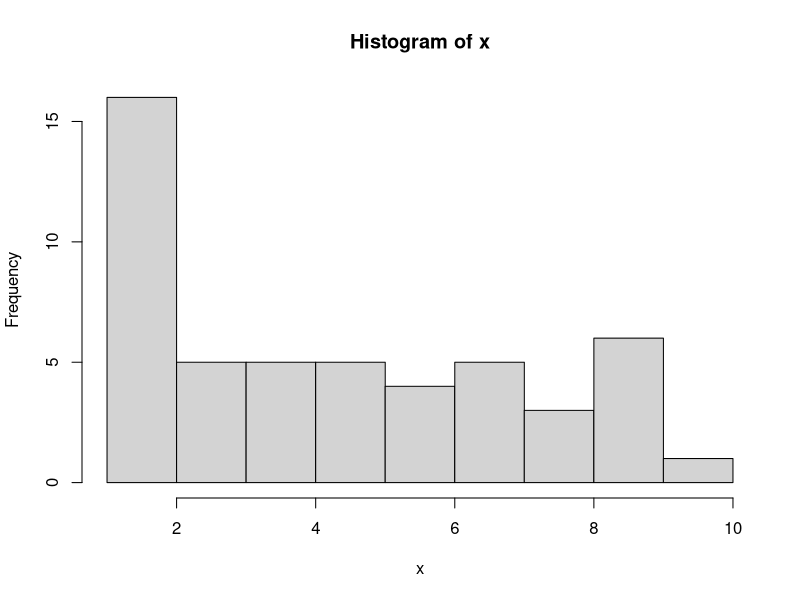

This chart was generated by the following R code:
result<-c(0,0)
x<-sample(10,50,replace = TRUE)
for(i in 1:50){
  if(x[i]<=6){
    result[1]<-result[1]+1
  }else{
    result[2]<-result[2]+1
  }
}
print(result[1])
print(result[2])
hist(x)

